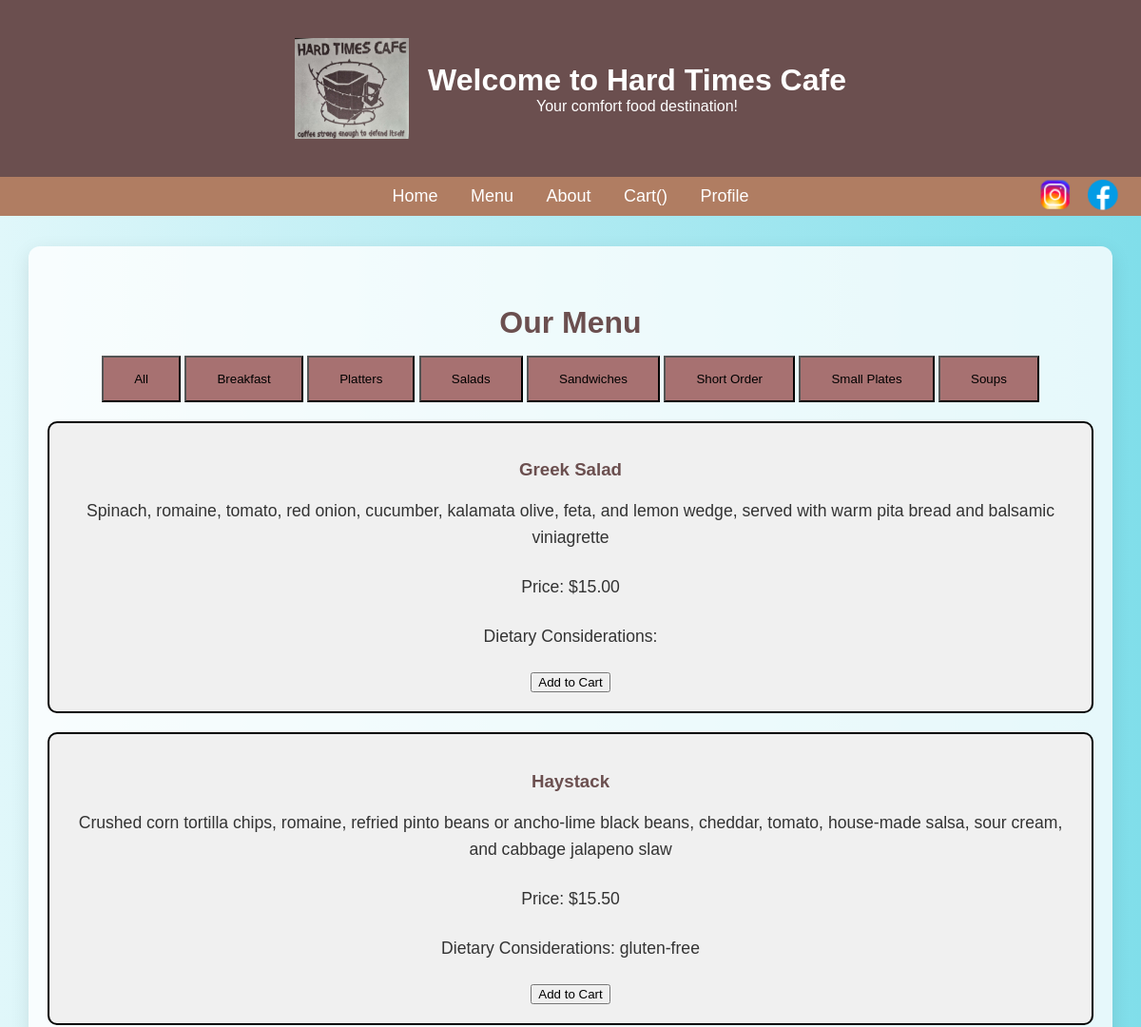
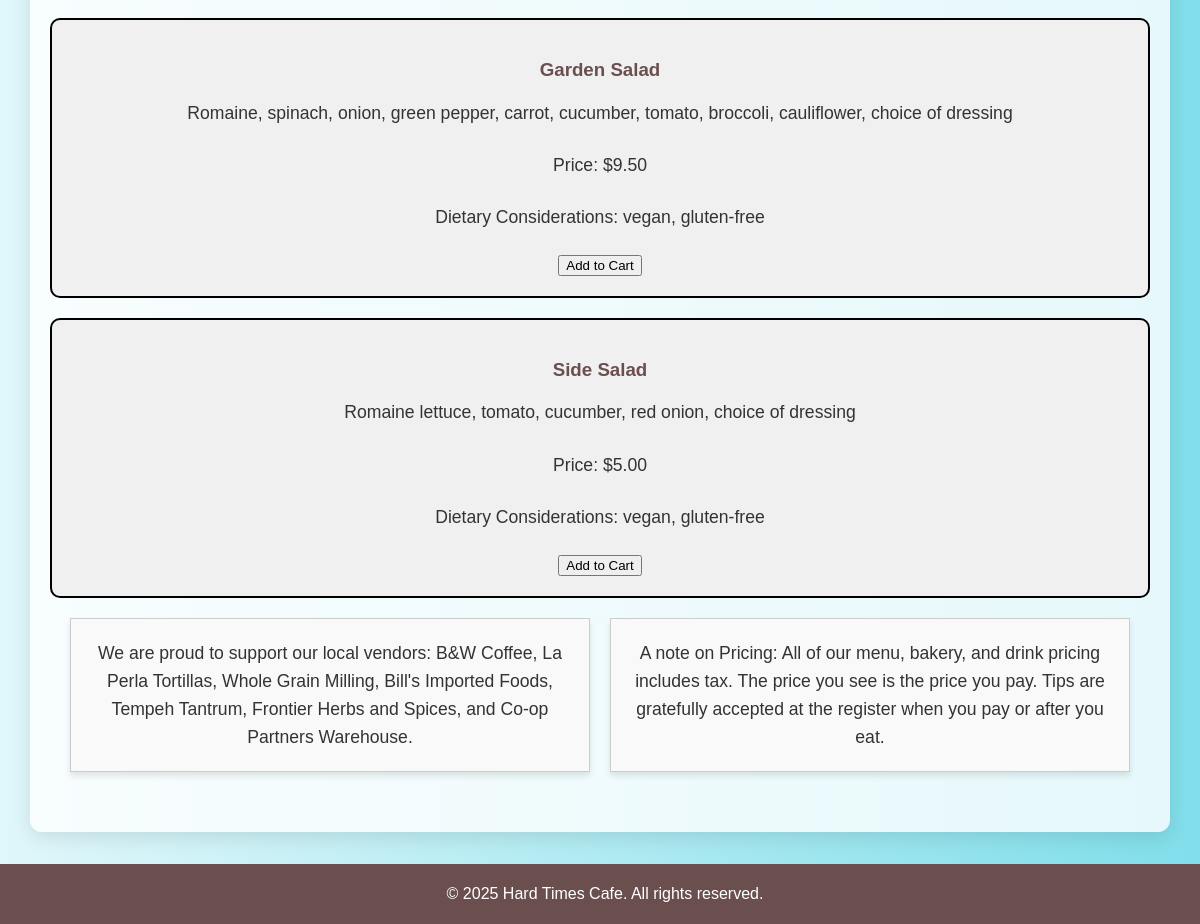
The app's page /menu?category=Salads with its own data (2 pictures, top to bottom).
### app.py (models this page shows, shortened)
class menu_items(db.Model):
    menuId = db.Column(db.Integer, primary_key=True)
    name = db.Column(db.String(100), nullable=False)
    description = db.Column(db.String(100))
    price = db.Column(db.Float, nullable=False)
    denotations = db.Column(db.String(100))
    category = db.Column(db.String(100))
    item = db.relationship('orderDetails', foreign_keys='orderDetails.itemId', backref='menu_items', lazy=True)

### app.py (the view)
@app.route('/menu', methods=['GET'])
def menu():
    category = request.args.get('category', 'all')
    if category == 'all':
        menuItems = menu_items.query.all()
    else:
        menuItems = menu_items.query.filter_by(category=category).all()
    categories = db.session.query(menu_items.category).distinct().order_by(menu_items.category).all()
    return render_template('menu.html', menuItems=menuItems, categories=categories, selected_category=category)

### templates/menu.html (shortened to what this page needs)
<!DOCTYPE html>
<html lang="en">
<head>
    <link rel="stylesheet" href="{{ url_for('static', filename='style.css') }}">
</head>
<body>
    <header>
        <div class="header-container">
            <img src="{{ url_for('static', filename='logo.jpg') }}" alt="Hard Times Cafe Logo" class="logo">
            <div class="header-text">
                <h1>Welcome to Hard Times Cafe</h1>
                <p>Your comfort food destination!</p>
            </div>
        </div>
    </header>
    <div class="nav-social-container">
        <nav class="navbar">
            <ul class="nav-links">
                <li><a href="{{ url_for('home') }}">Home</a></li>
                <li><a href="{{ url_for('menu') }}">Menu</a></li>
                <li><a href="{{ url_for('about') }}">About</a></li>
                <li><a href="{{ url_for('checkout') }}">Cart(<span id="cart-counter">0</span>)</a></li>
                <li><a href="/user">Profile</a></li>
            </ul>
            <div class="social-icons">
                <a href="https://www.instagram.com/hardtimescafempls/?hl=en" target="_blank">
                    <img src="{{ url_for('static', filename='ig_icon.png') }}" alt="Instagram" style="height: 40px;">
                </a>
                <a href="https://www.facebook.com/hardtimescafe/" target="_blank">
                    <img src="{{ url_for('static', filename='fb_icon.png') }}" alt="Facebook" style="height: 40px;">
                </a>
            </div>
        </nav>
    </div>
    <main>
        <h1>Our Menu</h1>
        <div class="categories">
            <button class="button" onclick="window.location.href='/menu'">All</button>
            {% for category in categories %}
                <button class="button" onclick="window.location.href='/menu?category={{ category.category }}'" {% if selected_category == category.category %}class="active"{% endif %}>{{ category.category}}</button>
            {% endfor %}
        </div>
        <div class="menu-items">
            {% for item in menuItems %}
            <div class="menu-item">
                <h3>{{ item.name }}</h3>
                <p>{{ item.description }}</p>
                <p>Price: ${{ "%.2f" | format(item.price) }}</p>
                <p>Dietary Considerations: {{ item.denotations }}</p>
                <button class="add-to-cart"
                        data-id="{{ item.menuId }}"
                        data-name="{{ item.name }}"
                        data-price="{{ item.price }}"> Add to Cart </button>
            </div>
            {% endfor %}
        </div>
        <div class="info-container">
            <div class="info-box">
                <p>We are proud to support our local vendors: B&W Coffee, La Perla Tortillas, Whole Grain Milling, Bill's Imported Foods, Tempeh Tantrum, Frontier Herbs and Spices, and Co-op Partners Warehouse.</p>
            </div>
            <div class="info-box">
                <p>A note on Pricing: All of our menu, bakery, and drink pricing includes tax. The price you see is the price you pay. Tips are gratefully accepted at the register when you pay or after you eat.</p>
            </div>
        </div>
    </main>
    <footer>
        <p>&copy; 2025 Hard Times Cafe. All rights reserved.</p>
    </footer>
</body>
</html>

### static/style.css (style rules this page uses)
body { background: linear-gradient(to right, #e0f7fa, #80deea); font-family: Arial, sans-serif; margin: 0; padding: 0; color: #333; }
header { background-color: #6b4f4f; color: white; padding: 20px; text-align: center; }
.header-container { display: flex; align-items: center; justify-content: center; padding: 20px; text-align: center; }
.logo { width: 120px; height: auto; object-fit: contain; margin-right: 20px; }
.header-text h1, .header-text p { margin: 0; }
.nav-social-container { position: relative; }
nav { background-color: #b07d62; padding: 10px 0; }
.nav-links { list-style: none; margin: 0; padding: 0; text-align: center; }
.nav-links li { display: inline-block; }
.nav-links li a { color: white; text-decoration: none; font-size: 18px; padding: 8px 15px; transition: 0.3s ease; border-radius: 5px; }
.social-icons { position: absolute; top: 50%; right: 20px; transform: translateY(-50%); display: flex; gap: 10px; }
.social-icons img { height: 40px; cursor: pointer; transition: transform 0.2s ease-in-out; }
main { padding: 40px 20px; margin: 2rem auto; max-width: 1100px; background: #ffffffcc; border-radius: 12px; box-shadow: 0 6px 20px rgba(0, 0, 0, 0.1); text-align: center; }
main h1, main h2, main h3 { color: #6b4f4f; margin-bottom: 1rem; }
main p { font-size: 1.1rem; line-height: 1.6; margin-bottom: 1.5rem; }
footer { background-color: #6b4f4f; color: white; text-align: center; padding: 5px; width: 100%; }

### templates/menu.html (style rules this page uses)
body { background: linear-gradient(to right, #e0f7fa, #80deea); font-family: Arial, sans-serif; margin: 0; padding: 0; }
.menu-item { grid-column: span 2; text-align: center; margin-bottom: 20px; border: 2px solid #000; padding: 20px; background-color: #f0f0f0; border-radius: 10px; }
.button { padding: 15px 32px; background-color: #a77171; margin-bottom: 20px; }
.info-container { display: flex; justify-content: space-between; gap: 20px; margin: 20px; }
.info-box { flex: 1; padding: 20px; border: 1px solid #ccc; background-color: #f9f9f9; text-align: center; box-shadow: 0 4px 6px rgba(0, 0, 0, 0.1); }
.info-box p { margin: 0; }

### records on screen
menu_items: name "Greek Salad", description "Spinach, romaine, tomato, red onion, cucumber, kalamata olive, feta, and lemon wedge, served with warm pita bread and balsamic viniagrette", price "15.00"
menu_items: name "Haystack", description "Crushed corn tortilla chips, romaine, refried pinto beans or ancho-lime black beans, cheddar, tomato, house-made salsa, sour cream, and cabbage jalapeno slaw", price "15.50", denotations "gluten-free"
menu_items: name "Garden Salad", description "Romaine, spinach, onion, green pepper, carrot, cucumber, tomato, broccoli, cauliflower, choice of dressing", price "9.50", denotations "vegan, gluten-free"
menu_items: name "Side Salad", description "Romaine lettuce, tomato, cucumber, red onion, choice of dressing", price "5.00", denotations "vegan, gluten-free"

### other values on screen
{{ category.category }} "Breakfast" "Platters" "Salads" "Sandwiches" "Short Order" "Small Plates" "Soups"
